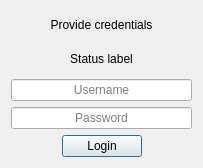
<?xml version="1.0" encoding="UTF-8"?>
<ui version="4.0">
 <class>loginDialog</class>
 <widget class="QDialog" name="loginDialog">
  <property name="geometry">
   <rect>
    <x>0</x>
    <y>0</y>
    <width>203</width>
    <height>168</height>
   </rect>
  </property>
  <property name="sizePolicy">
   <sizepolicy hsizetype="Fixed" vsizetype="Fixed">
    <horstretch>0</horstretch>
    <verstretch>0</verstretch>
   </sizepolicy>
  </property>
  <property name="cursor">
   <cursorShape>ArrowCursor</cursorShape>
  </property>
  <property name="windowTitle">
   <string>Login</string>
  </property>
  <property name="windowOpacity">
   <double>1.000000000000000</double>
  </property>
  <property name="sizeGripEnabled">
   <bool>false</bool>
  </property>
  <layout class="QVBoxLayout" name="verticalLayout">
   <item>
    <layout class="QVBoxLayout" name="verticalLayout_2">
     <property name="sizeConstraint">
      <enum>QLayout::SetMinimumSize</enum>
     </property>
     <item>
      <widget class="QLabel" name="label">
       <property name="text">
        <string>Provide credentials</string>
       </property>
       <property name="alignment">
        <set>Qt::AlignCenter</set>
       </property>
      </widget>
     </item>
     <item>
      <widget class="QLabel" name="status_label">
       <property name="text">
        <string>Status label</string>
       </property>
       <property name="alignment">
        <set>Qt::AlignCenter</set>
       </property>
      </widget>
     </item>
     <item>
      <widget class="QLineEdit" name="usename_lineEdit">
       <property name="alignment">
        <set>Qt::AlignCenter</set>
       </property>
       <property name="placeholderText">
        <string>Username</string>
       </property>
      </widget>
     </item>
     <item>
      <widget class="QLineEdit" name="password_lineEdit">
       <property name="inputMethodHints">
        <set>Qt::ImhNone</set>
       </property>
       <property name="alignment">
        <set>Qt::AlignCenter</set>
       </property>
       <property name="placeholderText">
        <string>Password</string>
       </property>
      </widget>
     </item>
     <item>
      <layout class="QHBoxLayout" name="horizontalLayout">
       <item>
        <spacer name="horizontalSpacer">
         <property name="orientation">
          <enum>Qt::Horizontal</enum>
         </property>
         <property name="sizeHint" stdset="0">
          <size>
           <width>40</width>
           <height>20</height>
          </size>
         </property>
        </spacer>
       </item>
       <item>
        <widget class="QPushButton" name="login_pushButton">
         <property name="text">
          <string>Login</string>
         </property>
        </widget>
       </item>
       <item>
        <spacer name="horizontalSpacer_2">
         <property name="orientation">
          <enum>Qt::Horizontal</enum>
         </property>
         <property name="sizeHint" stdset="0">
          <size>
           <width>40</width>
           <height>20</height>
          </size>
         </property>
        </spacer>
       </item>
      </layout>
     </item>
    </layout>
   </item>
  </layout>
 </widget>
 <resources/>
 <connections/>
</ui>
